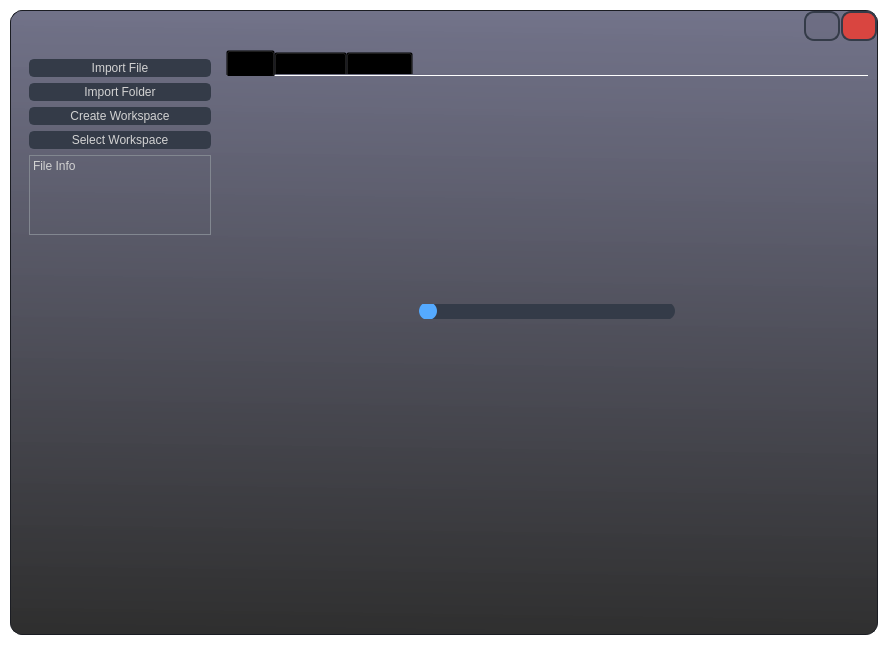
<?xml version="1.0" encoding="UTF-8"?>
<ui version="4.0">
 <class>MainWindow</class>
 <widget class="QMainWindow" name="MainWindow">
  <property name="geometry">
   <rect>
    <x>0</x>
    <y>0</y>
    <width>888</width>
    <height>645</height>
   </rect>
  </property>
  <property name="minimumSize">
   <size>
    <width>500</width>
    <height>200</height>
   </size>
  </property>
  <property name="palette">
   <palette>
    <active>
     <colorrole role="WindowText">
      <brush brushstyle="SolidPattern">
       <color alpha="255">
        <red>255</red>
        <green>255</green>
        <blue>255</blue>
       </color>
      </brush>
     </colorrole>
     <colorrole role="Button">
      <brush brushstyle="SolidPattern">
       <color alpha="0">
        <red>0</red>
        <green>0</green>
        <blue>0</blue>
       </color>
      </brush>
     </colorrole>
     <colorrole role="Light">
      <brush brushstyle="SolidPattern">
       <color alpha="255">
        <red>66</red>
        <green>73</green>
        <blue>90</blue>
       </color>
      </brush>
     </colorrole>
     <colorrole role="Midlight">
      <brush brushstyle="SolidPattern">
       <color alpha="255">
        <red>55</red>
        <green>61</green>
        <blue>75</blue>
       </color>
      </brush>
     </colorrole>
     <colorrole role="Dark">
      <brush brushstyle="SolidPattern">
       <color alpha="255">
        <red>22</red>
        <green>24</green>
        <blue>30</blue>
       </color>
      </brush>
     </colorrole>
     <colorrole role="Mid">
      <brush brushstyle="SolidPattern">
       <color alpha="255">
        <red>29</red>
        <green>32</green>
        <blue>40</blue>
       </color>
      </brush>
     </colorrole>
     <colorrole role="Text">
      <brush brushstyle="SolidPattern">
       <color alpha="255">
        <red>210</red>
        <green>210</green>
        <blue>210</blue>
       </color>
      </brush>
     </colorrole>
     <colorrole role="BrightText">
      <brush brushstyle="SolidPattern">
       <color alpha="255">
        <red>255</red>
        <green>255</green>
        <blue>255</blue>
       </color>
      </brush>
     </colorrole>
     <colorrole role="ButtonText">
      <brush brushstyle="SolidPattern">
       <color alpha="255">
        <red>255</red>
        <green>255</green>
        <blue>255</blue>
       </color>
      </brush>
     </colorrole>
     <colorrole role="Base">
      <brush brushstyle="SolidPattern">
       <color alpha="0">
        <red>0</red>
        <green>0</green>
        <blue>0</blue>
       </color>
      </brush>
     </colorrole>
     <colorrole role="Window">
      <brush brushstyle="SolidPattern">
       <color alpha="0">
        <red>0</red>
        <green>0</green>
        <blue>0</blue>
       </color>
      </brush>
     </colorrole>
     <colorrole role="Shadow">
      <brush brushstyle="SolidPattern">
       <color alpha="255">
        <red>0</red>
        <green>0</green>
        <blue>0</blue>
       </color>
      </brush>
     </colorrole>
     <colorrole role="Highlight">
      <brush brushstyle="SolidPattern">
       <color alpha="255">
        <red>85</red>
        <green>170</green>
        <blue>255</blue>
       </color>
      </brush>
     </colorrole>
     <colorrole role="Link">
      <brush brushstyle="SolidPattern">
       <color alpha="255">
        <red>85</red>
        <green>170</green>
        <blue>255</blue>
       </color>
      </brush>
     </colorrole>
     <colorrole role="LinkVisited">
      <brush brushstyle="SolidPattern">
       <color alpha="255">
        <red>255</red>
        <green>0</green>
        <blue>127</blue>
       </color>
      </brush>
     </colorrole>
     <colorrole role="AlternateBase">
      <brush brushstyle="SolidPattern">
       <color alpha="255">
        <red>22</red>
        <green>24</green>
        <blue>30</blue>
       </color>
      </brush>
     </colorrole>
     <colorrole role="ToolTipBase">
      <brush brushstyle="SolidPattern">
       <color alpha="255">
        <red>44</red>
        <green>49</green>
        <blue>60</blue>
       </color>
      </brush>
     </colorrole>
     <colorrole role="ToolTipText">
      <brush brushstyle="SolidPattern">
       <color alpha="255">
        <red>210</red>
        <green>210</green>
        <blue>210</blue>
       </color>
      </brush>
     </colorrole>
     <colorrole role="PlaceholderText">
      <brush brushstyle="NoBrush">
       <color alpha="128">
        <red>210</red>
        <green>210</green>
        <blue>210</blue>
       </color>
      </brush>
     </colorrole>
    </active>
    <inactive>
     <colorrole role="WindowText">
      <brush brushstyle="SolidPattern">
       <color alpha="255">
        <red>255</red>
        <green>255</green>
        <blue>255</blue>
       </color>
      </brush>
     </colorrole>
     <colorrole role="Button">
      <brush brushstyle="SolidPattern">
       <color alpha="0">
        <red>0</red>
        <green>0</green>
        <blue>0</blue>
       </color>
      </brush>
     </colorrole>
     <colorrole role="Light">
      <brush brushstyle="SolidPattern">
       <color alpha="255">
        <red>66</red>
        <green>73</green>
        <blue>90</blue>
       </color>
      </brush>
     </colorrole>
     <colorrole role="Midlight">
      <brush brushstyle="SolidPattern">
       <color alpha="255">
        <red>55</red>
        <green>61</green>
        <blue>75</blue>
       </color>
      </brush>
     </colorrole>
     <colorrole role="Dark">
      <brush brushstyle="SolidPattern">
       <color alpha="255">
        <red>22</red>
        <green>24</green>
        <blue>30</blue>
       </color>
      </brush>
     </colorrole>
     <colorrole role="Mid">
      <brush brushstyle="SolidPattern">
       <color alpha="255">
        <red>29</red>
        <green>32</green>
        <blue>40</blue>
       </color>
      </brush>
     </colorrole>
     <colorrole role="Text">
      <brush brushstyle="SolidPattern">
       <color alpha="255">
        <red>210</red>
        <green>210</green>
        <blue>210</blue>
       </color>
      </brush>
     </colorrole>
     <colorrole role="BrightText">
      <brush brushstyle="SolidPattern">
       <color alpha="255">
        <red>255</red>
        <green>255</green>
        <blue>255</blue>
       </color>
      </brush>
     </colorrole>
     <colorrole role="ButtonText">
      <brush brushstyle="SolidPattern">
       <color alpha="255">
        <red>255</red>
        <green>255</green>
        <blue>255</blue>
       </color>
      </brush>
     </colorrole>
     <colorrole role="Base">
      <brush brushstyle="SolidPattern">
       <color alpha="0">
        <red>0</red>
        <green>0</green>
        <blue>0</blue>
       </color>
      </brush>
     </colorrole>
     <colorrole role="Window">
      <brush brushstyle="SolidPattern">
       <color alpha="0">
        <red>0</red>
        <green>0</green>
        <blue>0</blue>
       </color>
      </brush>
     </colorrole>
     <colorrole role="Shadow">
      <brush brushstyle="SolidPattern">
       <color alpha="255">
        <red>0</red>
        <green>0</green>
        <blue>0</blue>
       </color>
      </brush>
     </colorrole>
     <colorrole role="Highlight">
      <brush brushstyle="SolidPattern">
       <color alpha="255">
        <red>85</red>
        <green>170</green>
        <blue>255</blue>
       </color>
      </brush>
     </colorrole>
     <colorrole role="Link">
      <brush brushstyle="SolidPattern">
       <color alpha="255">
        <red>85</red>
        <green>170</green>
        <blue>255</blue>
       </color>
      </brush>
     </colorrole>
     <colorrole role="LinkVisited">
      <brush brushstyle="SolidPattern">
       <color alpha="255">
        <red>255</red>
        <green>0</green>
        <blue>127</blue>
       </color>
      </brush>
     </colorrole>
     <colorrole role="AlternateBase">
      <brush brushstyle="SolidPattern">
       <color alpha="255">
        <red>22</red>
        <green>24</green>
        <blue>30</blue>
       </color>
      </brush>
     </colorrole>
     <colorrole role="ToolTipBase">
      <brush brushstyle="SolidPattern">
       <color alpha="255">
        <red>44</red>
        <green>49</green>
        <blue>60</blue>
       </color>
      </brush>
     </colorrole>
     <colorrole role="ToolTipText">
      <brush brushstyle="SolidPattern">
       <color alpha="255">
        <red>210</red>
        <green>210</green>
        <blue>210</blue>
       </color>
      </brush>
     </colorrole>
     <colorrole role="PlaceholderText">
      <brush brushstyle="NoBrush">
       <color alpha="128">
        <red>210</red>
        <green>210</green>
        <blue>210</blue>
       </color>
      </brush>
     </colorrole>
    </inactive>
    <disabled>
     <colorrole role="WindowText">
      <brush brushstyle="SolidPattern">
       <color alpha="255">
        <red>22</red>
        <green>24</green>
        <blue>30</blue>
       </color>
      </brush>
     </colorrole>
     <colorrole role="Button">
      <brush brushstyle="SolidPattern">
       <color alpha="0">
        <red>0</red>
        <green>0</green>
        <blue>0</blue>
       </color>
      </brush>
     </colorrole>
     <colorrole role="Light">
      <brush brushstyle="SolidPattern">
       <color alpha="255">
        <red>66</red>
        <green>73</green>
        <blue>90</blue>
       </color>
      </brush>
     </colorrole>
     <colorrole role="Midlight">
      <brush brushstyle="SolidPattern">
       <color alpha="255">
        <red>55</red>
        <green>61</green>
        <blue>75</blue>
       </color>
      </brush>
     </colorrole>
     <colorrole role="Dark">
      <brush brushstyle="SolidPattern">
       <color alpha="255">
        <red>22</red>
        <green>24</green>
        <blue>30</blue>
       </color>
      </brush>
     </colorrole>
     <colorrole role="Mid">
      <brush brushstyle="SolidPattern">
       <color alpha="255">
        <red>29</red>
        <green>32</green>
        <blue>40</blue>
       </color>
      </brush>
     </colorrole>
     <colorrole role="Text">
      <brush brushstyle="SolidPattern">
       <color alpha="255">
        <red>22</red>
        <green>24</green>
        <blue>30</blue>
       </color>
      </brush>
     </colorrole>
     <colorrole role="BrightText">
      <brush brushstyle="SolidPattern">
       <color alpha="255">
        <red>255</red>
        <green>255</green>
        <blue>255</blue>
       </color>
      </brush>
     </colorrole>
     <colorrole role="ButtonText">
      <brush brushstyle="SolidPattern">
       <color alpha="255">
        <red>22</red>
        <green>24</green>
        <blue>30</blue>
       </color>
      </brush>
     </colorrole>
     <colorrole role="Base">
      <brush brushstyle="SolidPattern">
       <color alpha="0">
        <red>0</red>
        <green>0</green>
        <blue>0</blue>
       </color>
      </brush>
     </colorrole>
     <colorrole role="Window">
      <brush brushstyle="SolidPattern">
       <color alpha="0">
        <red>0</red>
        <green>0</green>
        <blue>0</blue>
       </color>
      </brush>
     </colorrole>
     <colorrole role="Shadow">
      <brush brushstyle="SolidPattern">
       <color alpha="255">
        <red>0</red>
        <green>0</green>
        <blue>0</blue>
       </color>
      </brush>
     </colorrole>
     <colorrole role="Highlight">
      <brush brushstyle="SolidPattern">
       <color alpha="255">
        <red>51</red>
        <green>153</green>
        <blue>255</blue>
       </color>
      </brush>
     </colorrole>
     <colorrole role="Link">
      <brush brushstyle="SolidPattern">
       <color alpha="255">
        <red>85</red>
        <green>170</green>
        <blue>255</blue>
       </color>
      </brush>
     </colorrole>
     <colorrole role="LinkVisited">
      <brush brushstyle="SolidPattern">
       <color alpha="255">
        <red>255</red>
        <green>0</green>
        <blue>127</blue>
       </color>
      </brush>
     </colorrole>
     <colorrole role="AlternateBase">
      <brush brushstyle="SolidPattern">
       <color alpha="255">
        <red>44</red>
        <green>49</green>
        <blue>60</blue>
       </color>
      </brush>
     </colorrole>
     <colorrole role="ToolTipBase">
      <brush brushstyle="SolidPattern">
       <color alpha="255">
        <red>44</red>
        <green>49</green>
        <blue>60</blue>
       </color>
      </brush>
     </colorrole>
     <colorrole role="ToolTipText">
      <brush brushstyle="SolidPattern">
       <color alpha="255">
        <red>210</red>
        <green>210</green>
        <blue>210</blue>
       </color>
      </brush>
     </colorrole>
     <colorrole role="PlaceholderText">
      <brush brushstyle="NoBrush">
       <color alpha="128">
        <red>210</red>
        <green>210</green>
        <blue>210</blue>
       </color>
      </brush>
     </colorrole>
    </disabled>
   </palette>
  </property>
  <property name="font">
   <font>
    <family>Segoe UI</family>
    <pointsize>10</pointsize>
   </font>
  </property>
  <property name="windowTitle">
   <string>MainWindow</string>
  </property>
  <property name="styleSheet">
   <string notr="true">QMainWindow {background: transparent; }
QToolTip {
	color: #ffffff;
	background-color: rgba(27, 29, 35, 160);
	border: 1px solid rgb(40, 40, 40);
	border-radius: 2px;
}</string>
  </property>
  <widget class="QWidget" name="centralwidget">
   <property name="styleSheet">
    <string notr="true">background: transparent;
color: rgb(210, 210, 210);</string>
   </property>
   <layout class="QHBoxLayout" name="centralwidget_layout">
    <property name="spacing">
     <number>0</number>
    </property>
    <property name="leftMargin">
     <number>10</number>
    </property>
    <property name="topMargin">
     <number>10</number>
    </property>
    <property name="rightMargin">
     <number>10</number>
    </property>
    <property name="bottomMargin">
     <number>10</number>
    </property>
    <item>
     <widget class="QFrame" name="frame_main">
      <property name="minimumSize">
       <size>
        <width>0</width>
        <height>0</height>
       </size>
      </property>
      <property name="maximumSize">
       <size>
        <width>16777215</width>
        <height>16777215</height>
       </size>
      </property>
      <property name="styleSheet">
       <string notr="true">* {
	outline: 0;
}

*:focus
{
	border-color: rgb(68, 170, 94);
}

#frame_main {
	background-color: qlineargradient(spread:pad, x1:0.5, y1:0, x2:0.47995, y2:1, stop:0 rgba(105, 106, 130, 240), stop:1 rgba(47, 47, 47, 255));

	border-radius: 12px;
	border: 1px solid rgb(27, 29, 35);
}

/* LINE EDIT */
QLineEdit {
	background-color: rgb(27, 29, 35);
	border-radius: 5px;
	border: 2px solid rgb(27, 29, 35);
	padding-left: 10px;
}
QLineEdit:hover {
	border: 2px solid rgb(64, 71, 88);
}
QLineEdit:focus {
	border: 2px solid rgb(91, 101, 124);
}

/* SCROLL BARS */
QScrollBar:horizontal {
    border: none;
    background: rgb(52, 59, 72);
    height: 14px;
    margin: 0px 21px 0 21px;
	border-radius: 0px;
}
QScrollBar::handle:horizontal {
    background: rgb(85, 170, 255);
    min-width: 25px;
	border-radius: 7px
}
QScrollBar::add-line:horizontal {
    border: none;
    background: rgb(55, 63, 77);
    width: 20px;
	border-top-right-radius: 7px;
    border-bottom-right-radius: 7px;
    subcontrol-position: right;
    subcontrol-origin: margin;
}
QScrollBar::sub-line:horizontal {
    border: none;
    background: rgb(55, 63, 77);
    width: 20px;
	border-top-left-radius: 7px;
    border-bottom-left-radius: 7px;
    subcontrol-position: left;
    subcontrol-origin: margin;
}
QScrollBar::up-arrow:horizontal, QScrollBar::down-arrow:horizontal
{
     background: none;
}
QScrollBar::add-page:horizontal, QScrollBar::sub-page:horizontal
{
     background: none;
}
 QScrollBar:vertical {
	border: none;
    background: rgb(52, 59, 72);
    width: 14px;
    margin: 21px 0 21px 0;
	border-radius: 0px;
 }
 QScrollBar::handle:vertical {	
	background: rgb(85, 170, 255);
    min-height: 25px;
	border-radius: 7px
 }
 QScrollBar::add-line:vertical {
     border: none;
    background: rgb(55, 63, 77);
     height: 20px;
	border-bottom-left-radius: 7px;
    border-bottom-right-radius: 7px;
     subcontrol-position: bottom;
     subcontrol-origin: margin;
 }
 QScrollBar::sub-line:vertical {
	border: none;
    background: rgb(55, 63, 77);
     height: 20px;
	border-top-left-radius: 7px;
    border-top-right-radius: 7px;
     subcontrol-position: top;
     subcontrol-origin: margin;
 }
 QScrollBar::up-arrow:vertical, QScrollBar::down-arrow:vertical {
     background: none;
 }

 QScrollBar::add-page:vertical, QScrollBar::sub-page:vertical {
     background: none;
 }

/* CHECKBOX */
QCheckBox::indicator {
    border: 3px solid rgb(52, 59, 72);
	width: 15px;
	height: 15px;
	border-radius: 10px;
    background: rgb(44, 49, 60);
}
QCheckBox::indicator:hover {
    border: 3px solid rgb(58, 66, 81);
}
QCheckBox::indicator:checked {
    background: 3px solid rgb(52, 59, 72);
	border: 3px solid rgb(52, 59, 72);	
	background-image: url(:/16x16/icons/16x16/cil-check-alt.png);
}

/* RADIO BUTTON */
QRadioButton::indicator {
    border: 3px solid rgb(52, 59, 72);
	width: 15px;
	height: 15px;
	border-radius: 10px;
    background: rgb(44, 49, 60);
}
QRadioButton::indicator:hover {
    border: 3px solid rgb(58, 66, 81);
}
QRadioButton::indicator:checked {
    background: 3px solid rgb(94, 106, 130);
	border: 3px solid rgb(52, 59, 72);	
}

/* COMBOBOX */
QComboBox{
	background-color: rgb(27, 29, 35);
	border-radius: 5px;
	border: 2px solid rgb(27, 29, 35);
	padding: 5px;
	padding-left: 10px;
}
QComboBox:hover{
	border: 2px solid rgb(64, 71, 88);
}
QComboBox::drop-down {
	subcontrol-origin: padding;
	subcontrol-position: top right;
	width: 25px; 
	border-left-width: 3px;
	border-left-color: rgba(39, 44, 54, 150);
	border-left-style: solid;
	border-top-right-radius: 3px;
	border-bottom-right-radius: 3px;	
	background-image: url(:/16x16/icons/16x16/cil-arrow-bottom.png);
	background-position: center;
	background-repeat: no-reperat;
 }
QComboBox QAbstractItemView {
	color: rgb(85, 170, 255);	
	background-color: rgb(27, 29, 35);
	padding: 10px;
	selection-background-color: rgb(39, 44, 54);
}

/* SLIDERS */
QSlider::groove:horizontal {
    border-radius: 9px;
    height: 18px;
	margin: 0px;
	background-color: rgb(52, 59, 72);
}
QSlider::groove:horizontal:hover {
	background-color: rgb(55, 62, 76);
}
QSlider::handle:horizontal {
    background-color: rgb(85, 170, 255);
    border: none;
    height: 18px;
    width: 18px;
    margin: 0px;
	border-radius: 9px;
}
QSlider::handle:horizontal:hover {
    background-color: rgb(105, 180, 255);
}
QSlider::handle:horizontal:pressed {
    background-color: rgb(65, 130, 195);
}

QSlider::groove:vertical {
    border-radius: 9px;
    width: 18px;
    margin: 0px;
	background-color: rgb(52, 59, 72);
}
QSlider::groove:vertical:hover {
	background-color: rgb(55, 62, 76);
}
QSlider::handle:vertical {
    background-color: rgb(85, 170, 255);
	border: none;
    height: 18px;
    width: 18px;
    margin: 0px;
	border-radius: 9px;
}
QSlider::handle:vertical:hover {
    background-color: rgb(105, 180, 255);
}
QSlider::handle:vertical:pressed {
    background-color: rgb(65, 130, 195);
}

QPushButton {
	border: 2px solid rgb(52, 59, 72);
	border-radius: 5px;	
	background-color: rgb(52, 59, 72);
}
QPushButton:hover {
	background-color: rgb(57, 65, 80);
	border: 2px solid rgb(61, 70, 86);
}
QPushButton:pressed {	
	background-color: rgb(35, 40, 49);
	border: 2px solid rgb(43, 50, 61);
}</string>
      </property>
      <property name="frameShape">
       <enum>QFrame::NoFrame</enum>
      </property>
      <property name="frameShadow">
       <enum>QFrame::Raised</enum>
      </property>
      <layout class="QVBoxLayout" name="frame_main_layout">
       <property name="spacing">
        <number>0</number>
       </property>
       <property name="sizeConstraint">
        <enum>QLayout::SetDefaultConstraint</enum>
       </property>
       <property name="leftMargin">
        <number>0</number>
       </property>
       <property name="topMargin">
        <number>0</number>
       </property>
       <property name="rightMargin">
        <number>0</number>
       </property>
       <property name="bottomMargin">
        <number>0</number>
       </property>
       <item>
        <widget class="QFrame" name="frame_top">
         <property name="minimumSize">
          <size>
           <width>100</width>
           <height>30</height>
          </size>
         </property>
         <property name="maximumSize">
          <size>
           <width>16777215</width>
           <height>30</height>
          </size>
         </property>
         <property name="frameShape">
          <enum>QFrame::NoFrame</enum>
         </property>
         <property name="frameShadow">
          <enum>QFrame::Raised</enum>
         </property>
         <layout class="QHBoxLayout" name="frame_top_layout">
          <property name="spacing">
           <number>1</number>
          </property>
          <property name="leftMargin">
           <number>0</number>
          </property>
          <property name="topMargin">
           <number>0</number>
          </property>
          <property name="rightMargin">
           <number>0</number>
          </property>
          <property name="bottomMargin">
           <number>0</number>
          </property>
          <item>
           <spacer name="spring">
            <property name="orientation">
             <enum>Qt::Horizontal</enum>
            </property>
            <property name="sizeHint" stdset="0">
             <size>
              <width>40</width>
              <height>20</height>
             </size>
            </property>
           </spacer>
          </item>
          <item>
           <widget class="QPushButton" name="btn_minimize">
            <property name="minimumSize">
             <size>
              <width>30</width>
              <height>20</height>
             </size>
            </property>
            <property name="maximumSize">
             <size>
              <width>60</width>
              <height>60</height>
             </size>
            </property>
            <property name="styleSheet">
             <string notr="true">QPushButton {
	border-radius: 10px;
	
	background-color: rgba(104, 104, 124, 125);
}

QPushButton:hover {
	background-color: rgba(212, 212, 212, 40);
}

QPushButton:pressed {
	background-color: rgb(109, 109, 109);
}

QPushButton:focus 
{
background-color: rgb(255, 255, 255);
}</string>
            </property>
            <property name="text">
             <string/>
            </property>
            <property name="icon">
             <iconset resource="../resources/files.qrc">
              <normaloff>:/16x16/icons/16x16/cil-arrow-bottom.png</normaloff>:/16x16/icons/16x16/cil-arrow-bottom.png</iconset>
            </property>
           </widget>
          </item>
          <item>
           <widget class="QPushButton" name="btn_exit">
            <property name="minimumSize">
             <size>
              <width>30</width>
              <height>20</height>
             </size>
            </property>
            <property name="maximumSize">
             <size>
              <width>60</width>
              <height>60</height>
             </size>
            </property>
            <property name="styleSheet">
             <string notr="true">#btn_exit {
	border-radius: 10px;
	
	background-color: rgb(217, 69, 64);
}

#btn_exit:hover {
	background-color: rgb(255, 115, 110);
}

#btn_exit:pressed {
	background-color: rgb(170, 47, 47)
}</string>
            </property>
            <property name="text">
             <string/>
            </property>
            <property name="icon">
             <iconset resource="../resources/files.qrc">
              <normaloff>:/16x16/icons/16x16/cil-x-circle.png</normaloff>:/16x16/icons/16x16/cil-x-circle.png</iconset>
            </property>
           </widget>
          </item>
         </layout>
        </widget>
       </item>
       <item>
        <widget class="QFrame" name="frame_content">
         <property name="sizePolicy">
          <sizepolicy hsizetype="Preferred" vsizetype="Preferred">
           <horstretch>2</horstretch>
           <verstretch>0</verstretch>
          </sizepolicy>
         </property>
         <property name="frameShape">
          <enum>QFrame::NoFrame</enum>
         </property>
         <property name="frameShadow">
          <enum>QFrame::Raised</enum>
         </property>
         <layout class="QHBoxLayout" name="frame_content_layout">
          <item>
           <widget class="QFrame" name="left_pannel">
            <property name="sizePolicy">
             <sizepolicy hsizetype="Maximum" vsizetype="Preferred">
              <horstretch>0</horstretch>
              <verstretch>0</verstretch>
             </sizepolicy>
            </property>
            <property name="minimumSize">
             <size>
              <width>200</width>
              <height>0</height>
             </size>
            </property>
            <property name="maximumSize">
             <size>
              <width>200</width>
              <height>16777215</height>
             </size>
            </property>
            <layout class="QVBoxLayout" name="pannel_left_layout">
             <item>
              <widget class="QPushButton" name="pushButton">
               <property name="text">
                <string>Import File</string>
               </property>
              </widget>
             </item>
             <item>
              <widget class="QPushButton" name="pushButton_2">
               <property name="text">
                <string>Import Folder</string>
               </property>
              </widget>
             </item>
             <item>
              <widget class="QPushButton" name="pushButton_3">
               <property name="text">
                <string>Create Workspace</string>
               </property>
              </widget>
             </item>
             <item>
              <widget class="QPushButton" name="pushButton_4">
               <property name="text">
                <string>Select Workspace</string>
               </property>
              </widget>
             </item>
             <item>
              <widget class="QLabel" name="label">
               <property name="sizePolicy">
                <sizepolicy hsizetype="Preferred" vsizetype="Minimum">
                 <horstretch>0</horstretch>
                 <verstretch>0</verstretch>
                </sizepolicy>
               </property>
               <property name="minimumSize">
                <size>
                 <width>0</width>
                 <height>80</height>
                </size>
               </property>
               <property name="styleSheet">
                <string notr="true">border-style: solid;
 border-width: 1px;
border-color: rgb(130, 135, 144);</string>
               </property>
               <property name="text">
                <string>File Info</string>
               </property>
               <property name="alignment">
                <set>Qt::AlignLeading|Qt::AlignLeft|Qt::AlignTop</set>
               </property>
              </widget>
             </item>
             <item>
              <widget class="QTreeView" name="treeview_workspace">
               <property name="styleSheet">
                <string notr="true">color: black;</string>
               </property>
              </widget>
             </item>
            </layout>
           </widget>
          </item>
          <item>
           <widget class="QTabWidget" name="content_tabs">
            <property name="styleSheet">
             <string notr="true">color: black;</string>
            </property>
            <property name="tabShape">
             <enum>QTabWidget::Rounded</enum>
            </property>
            <property name="currentIndex">
             <number>0</number>
            </property>
            <property name="elideMode">
             <enum>Qt::ElideNone</enum>
            </property>
            <property name="usesScrollButtons">
             <bool>false</bool>
            </property>
            <property name="documentMode">
             <bool>true</bool>
            </property>
            <widget class="QWidget" name="tab_plan">
             <property name="autoFillBackground">
              <bool>false</bool>
             </property>
             <attribute name="title">
              <string>Plan</string>
             </attribute>
             <layout class="QVBoxLayout" name="tab_plan_layout">
              <item>
               <widget class="QFrame" name="pipeline_settings">
                <layout class="QHBoxLayout" name="horizontalLayout">
                 <item>
                  <widget class="QFrame" name="verticalFrame">
                   <property name="sizePolicy">
                    <sizepolicy hsizetype="Maximum" vsizetype="Maximum">
                     <horstretch>0</horstretch>
                     <verstretch>0</verstretch>
                    </sizepolicy>
                   </property>
                   <layout class="QVBoxLayout" name="verticalLayout_2">
                    <item>
                     <widget class="QGraphicsView" name="graphicsView">
                      <property name="sizePolicy">
                       <sizepolicy hsizetype="Maximum" vsizetype="Maximum">
                        <horstretch>0</horstretch>
                        <verstretch>0</verstretch>
                       </sizepolicy>
                      </property>
                     </widget>
                    </item>
                    <item>
                     <widget class="QSlider" name="horizontalSlider">
                      <property name="orientation">
                       <enum>Qt::Horizontal</enum>
                      </property>
                     </widget>
                    </item>
                   </layout>
                  </widget>
                 </item>
                </layout>
               </widget>
              </item>
              <item>
               <widget class="QFrame" name="pipeline_content">
                <layout class="QVBoxLayout" name="verticalLayout"/>
               </widget>
              </item>
             </layout>
            </widget>
            <widget class="QWidget" name="tab_visualize">
             <attribute name="title">
              <string>Visualize</string>
             </attribute>
            </widget>
            <widget class="QWidget" name="tab_analyse">
             <attribute name="title">
              <string>Analyse</string>
             </attribute>
            </widget>
           </widget>
          </item>
         </layout>
        </widget>
       </item>
       <item>
        <widget class="QFrame" name="frame_bottom">
         <property name="minimumSize">
          <size>
           <width>100</width>
           <height>16</height>
          </size>
         </property>
         <property name="maximumSize">
          <size>
           <width>16777215</width>
           <height>16</height>
          </size>
         </property>
         <property name="frameShape">
          <enum>QFrame::NoFrame</enum>
         </property>
         <property name="frameShadow">
          <enum>QFrame::Raised</enum>
         </property>
         <layout class="QHBoxLayout" name="frame_bottom_layout">
          <property name="leftMargin">
           <number>0</number>
          </property>
          <property name="topMargin">
           <number>0</number>
          </property>
          <property name="rightMargin">
           <number>0</number>
          </property>
          <property name="bottomMargin">
           <number>0</number>
          </property>
          <item>
           <spacer name="spring_2">
            <property name="orientation">
             <enum>Qt::Horizontal</enum>
            </property>
            <property name="sizeHint" stdset="0">
             <size>
              <width>40</width>
              <height>20</height>
             </size>
            </property>
           </spacer>
          </item>
          <item>
           <widget class="QPushButton" name="btn_resize_grip">
            <property name="sizePolicy">
             <sizepolicy hsizetype="Fixed" vsizetype="Fixed">
              <horstretch>0</horstretch>
              <verstretch>0</verstretch>
             </sizepolicy>
            </property>
            <property name="minimumSize">
             <size>
              <width>16</width>
              <height>16</height>
             </size>
            </property>
            <property name="maximumSize">
             <size>
              <width>16</width>
              <height>16</height>
             </size>
            </property>
            <property name="cursor">
             <cursorShape>SizeFDiagCursor</cursorShape>
            </property>
            <property name="focusPolicy">
             <enum>Qt::NoFocus</enum>
            </property>
            <property name="styleSheet">
             <string notr="true">QPushButton {
	background-color: transparent;
	border: none;
}

QPushButton:hover {
	background-color: transparent;
}

QPushButton:pressed {
	background-color: rgb(222, 222, 222);
}</string>
            </property>
            <property name="text">
             <string/>
            </property>
            <property name="icon">
             <iconset resource="../resources/files.qrc">
              <normaloff>:/16x16/icons/16x16/cil-size-grip.png</normaloff>:/16x16/icons/16x16/cil-size-grip.png</iconset>
            </property>
           </widget>
          </item>
         </layout>
        </widget>
       </item>
      </layout>
     </widget>
    </item>
   </layout>
  </widget>
 </widget>
 <resources>
  <include location="../resources/files.qrc"/>
  <include location="../resources/files.qrc"/>
 </resources>
 <connections/>
</ui>
